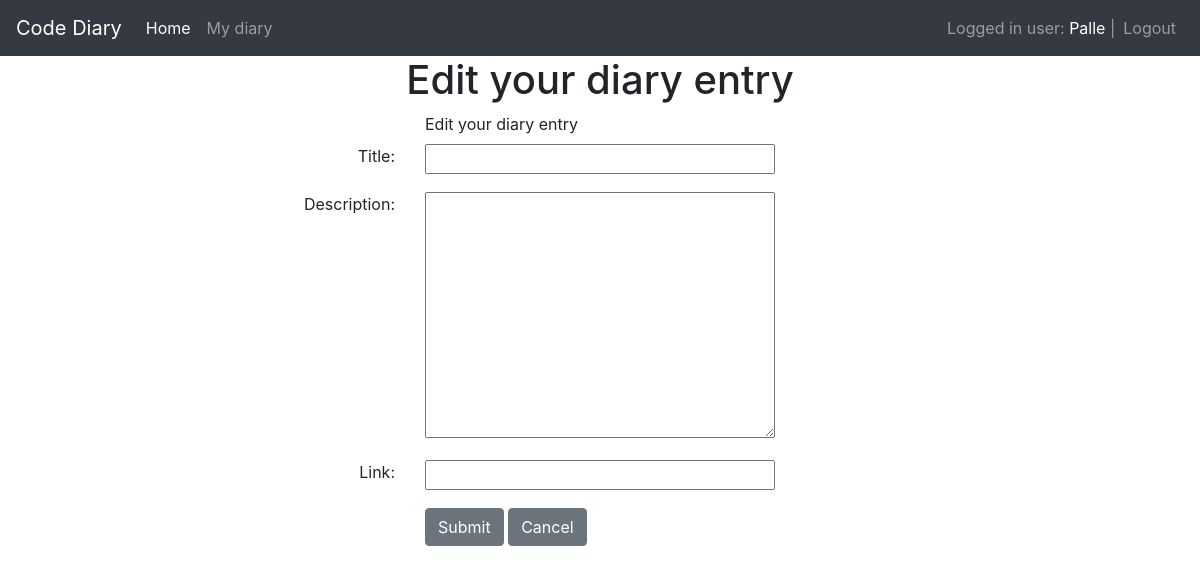
The page /diaries/edit/5 (signed in) on the database as committed earlier.
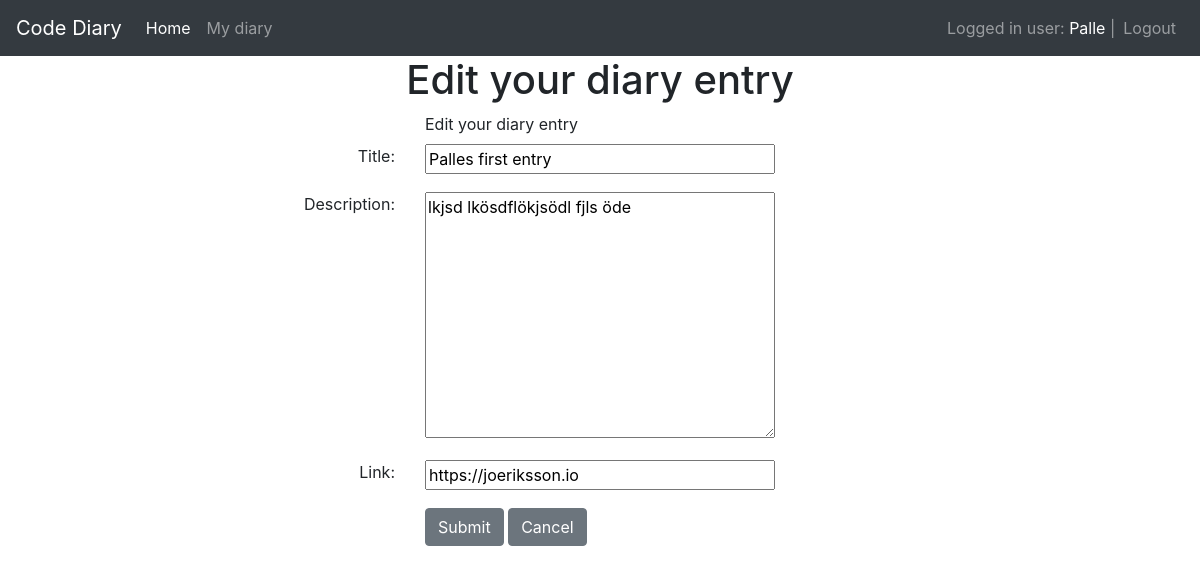
The same page on the database as committed later.
### app/models/diaries.py (models this page shows, shortened)
class Diary(db.Model):
    id = db.Column(db.Integer, primary_key=True)
    title = db.Column(db.String(100), nullable=False)
    description = db.Column(db.String(500))
    link = db.Column(db.String(256))
    created_date = db.Column(db.DateTime, default=datetime.now)  # new field
    user_id = db.Column(db.Integer, db.ForeignKey('user.id'), nullable=False)

### app/views/diaries.py (the view, shortened to what this page needs)
@diary_blueprint.route('/edit/<string:diary_id>', methods=['GET', 'POST'])
@login_required
def edit_diary(diary_id):
    diary = load_diary(diary_id)
    return render_template('diaries/edit.html', diary=diary)

### app/views/diaries.py (called while the page is built)
def load_diary(diary_id):
    diary = Diary.query.filter_by(id=diary_id).first()
    return diary

### app/views/users.py (called while the page is built)
@login_manager.user_loader
def load_user(user_id):
    return User.query.get(int(user_id))

### app/templates/diaries/edit.html
{% extends 'base.html' %}
{% block content %}
    <div class="container text-center">
        <h1>Edit your diary entry</h1>
        <div>
            <form method="POST">
                <div class="row">
                    <div class="col-sm"></div>
                    <div class="col-md text-left">
                        <label for="Diary Creation">Edit your diary entry</label>
                    </div>
                    <div class="col-sm"></div>
                </div>
                <div class="form-group">
                    <div class="row">
                        <div class="col-sm text-right">
                            <label for="title">Title: </label>
                        </div>
                        <div class="col-md text-left">
                            <input class="w-100" type="text" name="title" value="{{ diary.title }}">
                        </div>
                        <div class="col-sm"></div>
                    </div>
                </div>
                <div class="form-group">
                    <div class="row">
                        <div class="col-sm text-right">
                            <label for="description">Description: </label>
                        </div>
                        <div class="col-md text-left">
                            <textarea class="w-100" name="description" rows="10">{{ diary.description }}</textarea>
                        </div>
                        <div class="col-sm"></div>
                    </div>
                </div>
                <div class="form-group">
                    <div class="row">
                        <div class="col-sm text-right">
                            <label for="link">Link: </label>
                        </div>
                        <div class="col-md text-left">
                            <input class="w-100" type="url" name="link" value="{{ diary.link }}">
                        </div>
                        <div class="col-sm"></div>
                    </div>
                </div>
                <div class="form-group">
                    <div class="row">
                        <div class="col-sm text-right"></div>
                        <div class="col-md text-left">
                            <button class="btn btn-secondary" type="submit" value="Submit">Submit</button>
                            <a class="btn btn-secondary" href="{{ url_for('diaries.index') }}" role="button">Cancel</a>
                        </div>
                        <div class="col-sm"></div>
                    </div>
                </div>
            </form>
        </div>
    </div>
{% endblock %}

Rows that differ between the two databases and show on the page:
added Diary: title "Palles first entry", description "lkjsd lkösdflökjsödl fjls öde", link "https://joeriksson.io"
